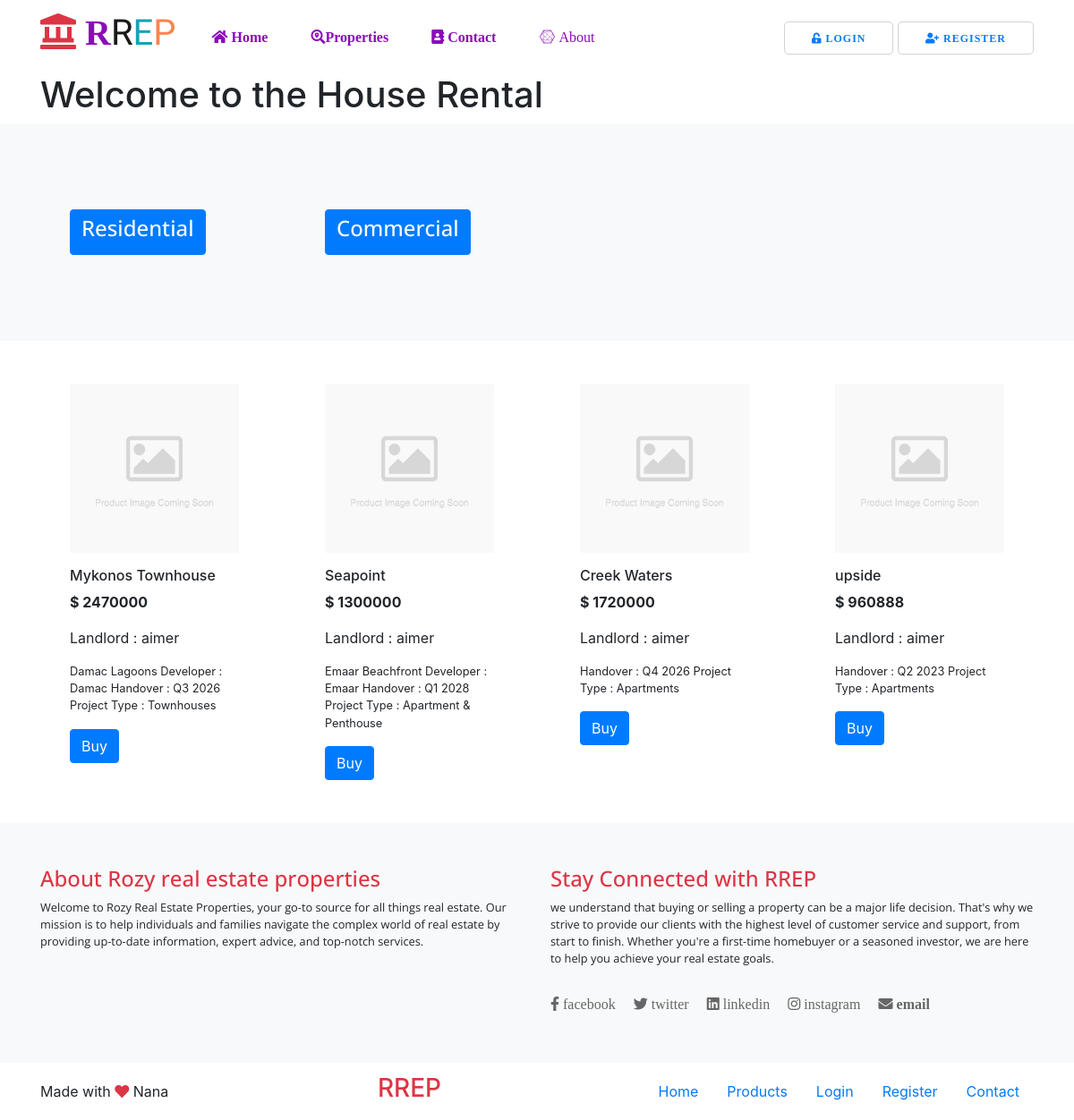
The app's page /events with its own data.
### adapters/orm.py (models this page shows, shortened)
class Category(Base):
    __tablename__ = 'categories'
    ID = Column(Integer, primary_key=True, autoincrement=True, nullable=False)
    Name = Column(String(100), nullable=False, unique=True)

class Product(Base):
    __tablename__ = 'products'
    ID = Column(Integer, primary_key=True, autoincrement=True, nullable=False)
    ProductName = Column(String(100), nullable=False, unique=True)
    ProductDescription = Column(String(300), nullable=False)
    Price = Column(Integer, nullable=False)
    Category = Column(String(20), nullable=False)
    Landlord = Column(Integer, ForeignKey(Users.ID))
    Users = relationship(Users)
    Date = Column(DateTime, default=datetime.datetime.utcnow)

class Users(Base, UserMixin):
    __tablename__ = 'Users'
    ID = Column(Integer, primary_key=True, autoincrement=True, nullable=False)
    FullName = Column(String(30), nullable=False)
    PhoneNumber = Column(String(15), nullable=False, unique=True)
    UserType = Column(String(10), nullable=False,)
    EmailAddress = Column(String(40), nullable=False, unique=True)
    Password = Column(String(255), nullable=False)
    CreatedDate = Column(DateTime, default=datetime.datetime.utcnow)

### app.py (the view)
@app.route('/events')
def events():
    categories = session.query(Category).all()
    products = session.query(Product).all()
    all_products = []
    for product in products:
        single_product = {}
        print(product.Landlord)
        landlord = session.query(Users).filter_by(ID=product.Landlord).first()
        landlord_name = landlord.FullName
        print(landlord.FullName)
        single_product = {'landlord' : landlord_name,'product_id' : product.ID,'product_name' : product.ProductName, 'product_description': product.ProductDescription, 'product_price' : product.Price }
        print(single_product)
        all_products.append(single_product)
    return render_template('events.html', categories=categories, all_products=all_products)

### config.py (called while the page is built)
def remove_session(response_or_exc):
    session.remove()
    return response_or_exc

### templates/events.html
{% extends 'layout.html' %}
{% block content %}
<section>
    <div class="container">
        <div class="row">
            <div class="col-8">
                <h1>Welcome to the House Rental</h1>
            </div>
        </div>
    </div>
</section>
<section class="bg-light py-5 open_sans">
        <div class="container">
            <div class="row">
                {% for category in categories %}
                <div class="col-3 p-5">
                    <a class="btn btn-primary" href="{{ url_for('category_products', category_id=category.ID) }}"><h4>{{ category.Name }}</h4></a>
                </div>
                {% endfor %}
            </div>
        </div>
    </section>
    <section>
        <div class="container">
            <div class="row">
                {% for product in all_products %}
                <div class="col-3 p-5">
                    <img class="img-fluid" src="{{ url_for('static', filename='images/product-placeholder.jpg') }}">
                    <h6 class="mt-3">{{ product['product_name'] }}</h6>
                    <p><b>$ {{ product['product_price'] }}</b></p>
                    <p>Landlord : {{ product['landlord'] }}</p>
                    <p class="small">{{ product['product_description'] }}</p>
                    {% set product_id = product['product_id'] %}
                    <a class="btn btn-primary" href="{{ url_for('reserve_now', product_id=product['product_id']) }}">Buy</a>
                </div>
                {% endfor %}
            </div>
        </div>
    </section>
{% endblock %}

### templates/layout.html (shortened to what this page needs)
<!doctype html>
<html lang="en">
  <head>
    <link rel="stylesheet" href="https://stackpath.bootstrapcdn.com/bootstrap/4.3.1/css/bootstrap.min.css">
    <link rel="stylesheet" href="https://use.fontawesome.com/releases/v5.8.1/css/all.css">    <title>House Rental</title>
    <link rel="stylesheet" href="{{url_for('static', filename='css/style.css')}}">
  </head>
  <body>
    {% include 'navbar.html' %}
    {% block content %}
    {% endblock %}
    {% include 'footer.html' %}
  </body>
</html>

### templates/navbar.html (shortened to what this page needs)
<section class="">
    <nav class="navbar navbar-expand-lg navbar-light">
      <div class="container">
        <a class="navbar-brand" href="{{url_for('home')}}">
          <h1 class="logo"><i class="fas fa-landmark text-danger">  <span style="color:#8B0BBA;">R</span></i>R<span class="text-info">E<span style="color:#FF834D;">P</span></span></h1>
        </a>
        <div class="collapse navbar-collapse " id="navbarText">
          <ul class="navbar-nav mr-auto">
            <li class="nav-item active">
              <a class="nav-link text-success" href="{{url_for('home')}}"><i class="fas fa-home"> Home</i> <span class="sr-only">(current)</span></a>
            </li>
            <li class="nav-item active">
              <a class="nav-link text-success" href="{{url_for('events')}}"><i class="fas fa-search-location">Properties</i> <span class="sr-only">(current)</span></a>
            </li>
            <li class="nav-item active">
              <a class="nav-link text-success" href="{{url_for('contact')}}"><i class="fas fa-address-book"> Contact</i> <span class="sr-only">(current)</span></a>
            </li>
            <li class="nav-item active">
              <a class="nav-link text-success" href="{{url_for('about')}}"><i class="fab fa-connectdevelop"> About</i> <span class="sr-only">(current)</span></a>
            </li>
          </ul>
          <span class="navbar-right">
            {% if current_user.is_authenticated %}
              <a href="{{ url_for('dashboard') }}"><i class="fas fa-user-alt"> {{ current_user.FullName }}</i></a>
            {% else %}
              <a class="button_default text-primary" href="{{url_for('login')}}"><i class="fas fa-unlock-alt"> Login</i></a>
              <a class="button_default text-primary" href="{{url_for('register')}}"><i class="fas fa-user-plus"> Register</i></a>
            {% endif %}
          </span>
        </div>
      </div>
    </nav>
</section>

### templates/footer.html
<section class="bg-light py-5 open_sans">
    <div class="container">
        <div class="row">
            <div class="col-6">
                <h4 class="text-danger">About Rozy real estate properties</h4>
                <p class="small">  Welcome to Rozy Real Estate Properties, your go-to source for all things real estate. Our mission is to help individuals and families navigate the complex world of real estate by providing up-to-date information, expert advice, and top-notch services.</p>
            </div>
            <div class="col-6">
                <h4 class="text-danger">Stay Connected with RREP</h4>
                <p class="small">we understand that buying or selling a property can be a major life decision. That's why we strive to provide our clients with the highest level of customer service and support, from start to finish. Whether you're a first-time homebuyer or a seasoned investor, we are here to help you achieve your real estate goals.</p>
                <div class="row pt-3">
                    <div class="col-12 ">
                        <h6 class="text_gray"><a href="#"><i class="fab fa-facebook-f text_gray"> facebook</i></a>  <a href="#"><i class="fab fa-twitter text_gray pl-3"> twitter</i></a> <a href="#"><i class="fab fa-linkedin text_gray pl-3 "> linkedin</i></a> <a href="#"><i class="fab fa-instagram text_gray pl-3"> instagram</i></a> <a href="#"><i class="fas fa-envelope text_gray pl-3"> email</i></a> </h6>
                    </div>
                </div>
            </div>
        </div>
    </div>
</section>
<section class="py-1">
    <div class="container">
        <div class="row pt-2">
            <div class="col-3">
                <p class="mt-2">Made with <i class="fas fa-heart text-danger"></i> Nana</p>
            </div>
            <div class="col-3 text-center">
                <h3 class="text-danger">RREP</h3>
            </div>
            <div class="col-6">
                <ul class="nav float-right">
                  <li class="nav-item">
                    <a class="nav-link active" href="/">Home</a>
                  </li>
                  <li class="nav-item">
                    <a class="nav-link" href="#">Products</a>
                  </li>
                  <li class="nav-item">
                    <a class="nav-link" href="/login">Login</a>
                  </li>
                  <li class="nav-item">
                    <a class="nav-link" href="/register">Register</a>
                  </li>
                  <li class="nav-item">
                    <a class="nav-link" href="/contact">Contact</a>
                  </li>
                </ul>
            </div>
        </div>
    </div>
</section>

### static/css/style.css (style rules this page uses)
.logo { font-family: 'Saira Stencil One', cursive; }
.button_default { padding: 10px 30px; border: 1px solid #d3d3d3; border-radius: 5px; color: #666; text-transform: uppercase; font-size: 12px; letter-spacing: 1px; font-weight: 40px; }
.text_gray { color: #666; }
.open_sans { font-family: 'Open Sans', sans-serif; }
.navbar-expand-lg .navbar-nav .nav-link { padding-right: 1.5rem; padding-left: 1.5rem; }
ul.navbar-nav.mr-auto a { color: #8B0BBA!important; }

### records on screen
Category: Name "Residential"
Category: Name "Commercial"
Product: product_name "Mykonos Townhouse", product_price "2470000", product_description "Damac Lagoons Developer : Damac Handover : Q3 2026 Project Type : Townhouses"
Users: landlord "aimer" "aimer" "aimer" "aimer"
Product: product_name "Seapoint", product_price "1300000", product_description "Emaar Beachfront Developer : Emaar Handover : Q1 2028 Project Type : Apartment & Penthouse"
Product: product_name "Creek Waters", product_price "1720000", product_description "Handover : Q4 2026 Project Type : Apartments"
Product: product_name "upside", product_price "960888", product_description "Handover : Q2 2023 Project Type : Apartments"
